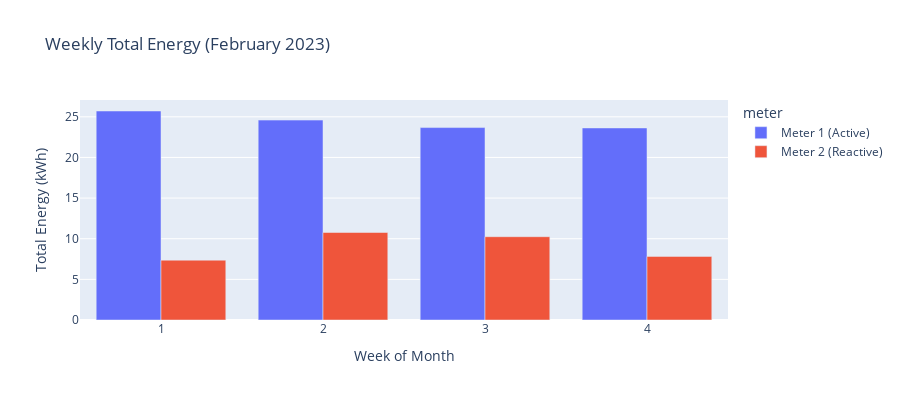

Notebook code for this chart:
### Code cell
# Weekly totals
# Sum of all readings for each week = total kWh consumed/produced that week
weekly_totals = df_combined.groupby(['meter', 'week_of_month'])['reading'].sum().reset_index()

fig = px.bar(
    weekly_totals,
    x='week_of_month',
    y='reading',
    color='meter',
    barmode='group',
    title='Weekly Total Energy (February 2023)',
    labels={'reading': 'Total Energy (kWh)', 'week_of_month': 'Week of Month'}
)
fig.update_layout(height=400, xaxis=dict(tickmode='linear', tick0=1, dtick=1))
fig.show()

### Figure 1 — Plotly figure (JSON) as saved in the notebook; plotly's stock layout.template omitted (floating-point values rounded to 4 significant figures)
{"data": [{"alignmentgroup": "True", "hovertemplate": "meter=Meter 1 (Active)<br>Week of Month=%{x}<br>Total Energy (kWh)=%{y}<extra></extra>", "legendgroup": "Meter 1 (Active)", "marker": {"color": "#636efa", "pattern": {"shape": ""}}, "name": "Meter 1 (Active)", "offsetgroup": "Meter 1 (Active)", "orientation": "v", "showlegend": true, "textposition": "auto", "type": "bar", "x": [1, 2, 3, 4], "xaxis": "x", "y": [25.71, 24.59, 23.67, 23.63], "yaxis": "y"}, {"alignmentgroup": "True", "hovertemplate": "meter=Meter 2 (Reactive)<br>Week of Month=%{x}<br>Total Energy (kWh)=%{y}<extra></extra>", "legendgroup": "Meter 2 (Reactive)", "marker": {"color": "#EF553B", "pattern": {"shape": ""}}, "name": "Meter 2 (Reactive)", "offsetgroup": "Meter 2 (Reactive)", "orientation": "v", "showlegend": true, "textposition": "auto", "type": "bar", "x": [1, 2, 3, 4], "xaxis": "x", "y": [7.361, 10.76, 10.25, 7.825], "yaxis": "y"}], "layout": {"barmode": "group", "height": 400, "legend": {"title": {"text": "meter"}, "tracegroupgap": 0}, "title": {"text": "Weekly Total Energy (February 2023)"}, "xaxis": {"anchor": "y", "domain": [0, 1], "dtick": 1, "tick0": 1, "tickmode": "linear", "title": {"text": "Week of Month"}}, "yaxis": {"anchor": "x", "domain": [0, 1], "title": {"text": "Total Energy (kWh)"}}}}
